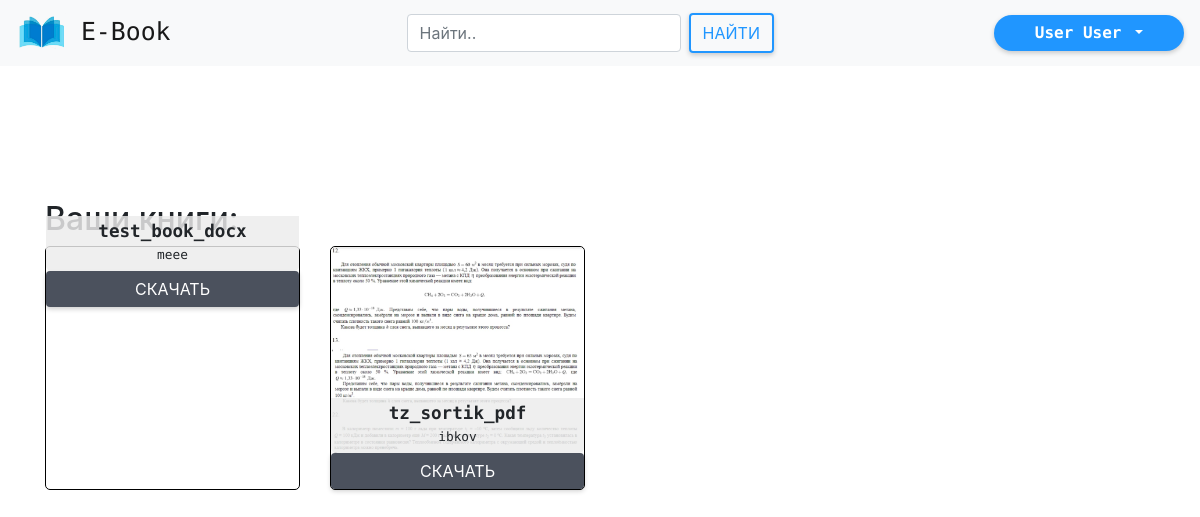
/userbooks/3, run on an earlier commit of the app's database.
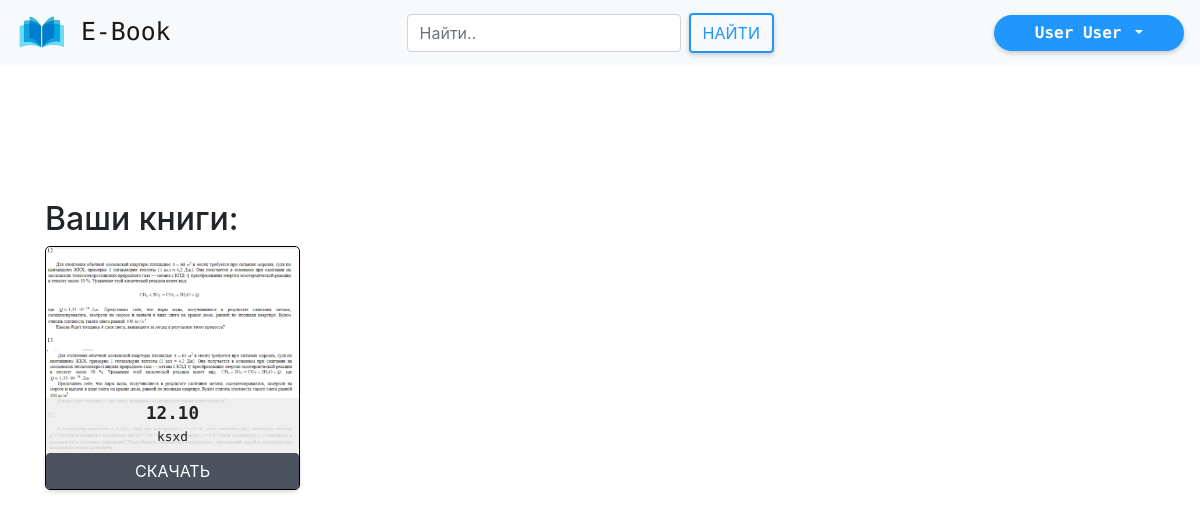
And on a later commit of the database.
### ebook/models.py (models this page shows, shortened)
class userbook(models.Model):
    CHOICES = (
        ('True', 'Подтверждено библиотекарем'),
        ('False', 'В обработке'),
        ('Refused', 'Отказано')
    )
    user = models.ForeignKey(User, on_delete=models.CASCADE, null=True,
                                default='',
                                verbose_name="Связь с таблицей пользователей")
    book = models.ForeignKey(book_inf, on_delete=models.CASCADE, null=True,
                                default='',
                                verbose_name="Связь с таблицей книг")
    status = models.CharField("Статуc", choices=CHOICES, default='False',
                              max_length=30)
    reqestdate = models.DateField("Дата добавления", default=timezone.now)
    getdate = models.DateField(default=timezone.now)
    enddate = models.DateField(default=timezone.now)

class book_inf(models.Model):
    bookname = models.CharField("назвние книги", null=True, max_length=150)
    author = models.CharField("автор", null=True, max_length=100)
    rate = models.PositiveIntegerField("Рейтинг книги", default=0,
                                       validators=[MaxValueValidator(5), ])
    discriptions = models.TextField("описание книги")
    bookimage = models.ImageField("Фотография книги", blank=True,
                                  upload_to="books_photo",
                                  default="books_photo/default.png")
    addingDate = models.DateField("Дата добавления",
                                  default=timezone.now)
    bookfile = models.FileField(upload_to='books', blank=False,
                                default="puples_photo/default.png")

### ebook/views.py (the view)
# urls.py: path('userbooks/<int:userid>', views.userbooks, name='userbooks'),
def userbooks(request, userid):
    user = User.objects.get(id=userid)
    books = userbook.objects.filter(user=user, status="True")
    return render(request, 'userbooks.html', {'books': books, 'user': user})

### templates/userbooks.html (shortened to what this page needs)
{% extends 'base.html' %}
{% load static %}
{% block links %}
    <link rel="stylesheet" href="{% static 'css/userbooks.css' %}">
{% endblock links %}
{% block content %}
    <div class="main container">
        <h2> Ваши книги: </h2>
        <div class="books">
            <div class="row">
                {% for bookItem in books  %}
                    <div class="col-12 col-md-6 col-lg-4 col-xl-3 bookbox">
                        <div class="book">
                            <div class="bookImg">
                                <img src="{{ bookItem.book.bookimage.url }}" alt="">
                                <div class="bookDiscrp">
                                    <h4>{{ bookItem.book.bookname }}</h4>
                                    <small>{{ bookItem.book.author }}</small>
                                </div>
                            </div>
                            <div class="row" style="padding: 0px 15px">
                                <a href="downloadbook?bookid={{bookItem.book.id}}" class="btn btn-almbb-small btn-stylish col-12">Скачать</a>
                            </div>
                        </div>
                    </div>
                {% endfor %}
             </div>
        </div>
    </div>
{% endblock content %}

What changed in the data, as far as the page shows it:
removed userbook: book.bookname "test_book_docx", book.author "meee"
removed userbook: book.bookimage (picture), book.bookname "tz_sortik_pdf", book.author "ibkov"
added userbook: book.bookimage (picture), book.bookname "12.10", book.author "ksxd"
